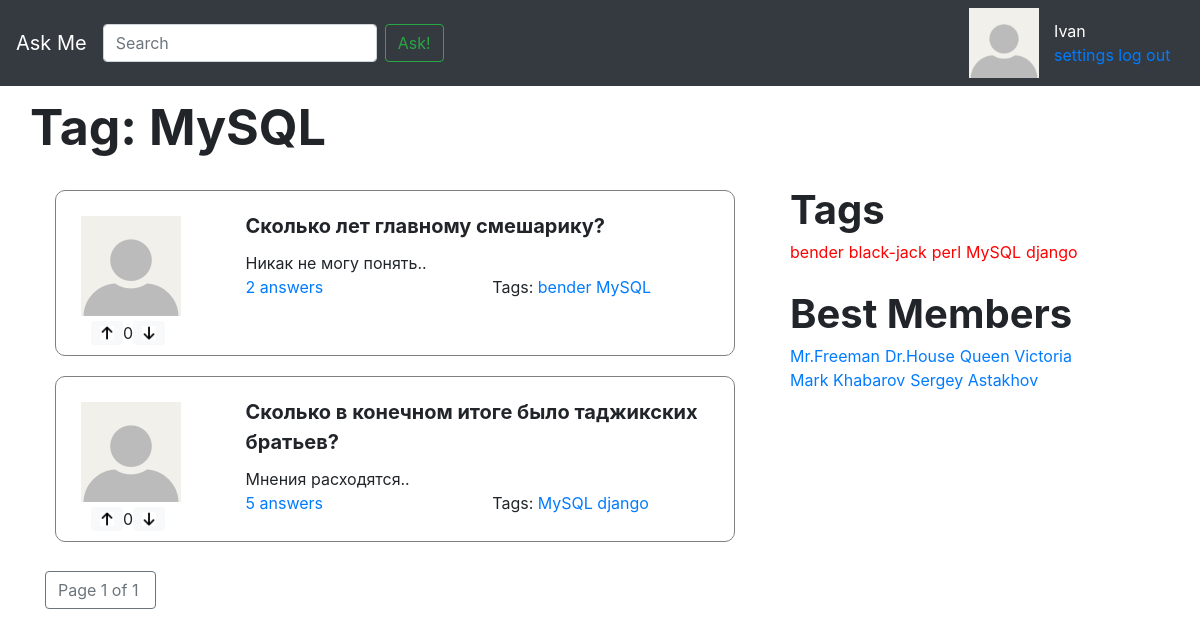
/tag/MySQL/, run on the app's committed database.
### app/models.py (models this page shows, shortened)
class Tag(models.Model):
	name = models.CharField(max_length = 256, verbose_name = 'Название тэга')
	objects = TagManager()
	def __str__(self):
		return self.name
	class Meta:
		verbose_name = 'Тэг'
		verbose_name_plural = 'Тэги'

class Question(models.Model):
	title = models.CharField(max_length = 256, verbose_name = 'Заголовок')
	text = models.TextField(verbose_name = 'Текст')
	date_create = models.DateField(auto_now_add=True, verbose_name = 'Дата создания')
	rating = models.IntegerField(verbose_name = 'Рейтинг')
	author = models.ForeignKey('User', on_delete = models.CASCADE, verbose_name = 'Автор')
	tags = models.ManyToManyField('Tag', verbose_name = 'Тэги')
	marks = GenericRelation(Mark)
	objects = QuestionManager()
	def count_answers(self):
		return Answer.objects.question_answers(self.pk).count()
	class Meta:
		verbose_name = 'Вопрос'
		verbose_name_plural = 'Вопросы'

class User(models.Model):
	author = models.OneToOneField('Profile', on_delete=models.CASCADE)
	objects = UserManager()
	def __str__(self):
		return self.author.user_name
	class Meta:
		verbose_name = 'Пользователь'
		verbose_name_plural = 'Пользователи'

class Profile(models.Model):
	user_name = models.CharField(max_length = 256, verbose_name = 'Имя в системе')
	email = models.EmailField(verbose_name = 'E-mail')
	class Meta:
		verbose_name = 'Профиль'
		verbose_name_plural = 'Профили'

### app/views.py (the view)
# urls.py: path('tag/<str:tag>/', views.tag_questions, name='tag'),
def tag_questions(request, tag):
	questions_for_this_tag = Question.objects.questions_by_tag(tag)
	page_obj = paginate(request, questions_for_this_tag)
	return render(request, 'tag_questions.html', {
        'page_obj': page_obj,
        'tag': tag,
    })

### app/models.py (called while the page is built)
	def get_all_users(self):
		return self.all()

	def count_rating(self):
		return self.filter(mark_type = Mark.MarkType.LIKE).count() - self.filter(mark_type = Mark.MarkType.DISLIKE).count()

	def questions_by_tag(self, tag):
		return self.filter(tags__name = tag)

	def question_answers(self, question_id):
		return self.filter(question__id = question_id).order_by('-rating', '-date_create')

	def get_all_tags(self):
		return self.all()

### app/views.py (called while the page is built)
def paginate(request, object_list, per_page=3):
    paginator = Paginator(object_list, per_page)
    page_number = request.GET.get('page')
    page_obj = paginator.get_page(page_number)
    return page_obj

### askme/context_processors.py (called while the page is built)
def tags(arg):
	tags = Tag.objects.get_all_tags()
	return { 'tags': tags }

def best_members(arg):
	best_members = User.objects.get_all_users()
	return { 'members': best_members }

### templates/tag_questions.html
{% extends 'inc/base.html' %}
{% load static %}
{% block header %}
    <span id="page_header">Tag: <span>{{ tag }}</span></span>
{% endblock header %}
{% block content %}
    {% for question in page_obj %}
        {% include 'inc/one_question.html' %}
    {% endfor %}
{% endblock content %}
{% block right %}
    {% include 'inc/tags_section.html' %}
{% endblock right %}

### templates/inc/one_question.html
{% load static %}
<div class="row question-box">
	<div class="col-3 question_box_left">
		<div class="row">
			<img src="{% static "img/111.jpg" %}" alt="My image" class="question-img">
		</div>
		<div class="row like_widget">
			<img class="btn btn-primary btn-sm btn-light" src="{% static 'img/like.jpg' %}" height="24">
            <div class="bd-highlight like-status"> {{ question.marks.count_rating }} </div>
            <img class="btn btn-primary btn-sm btn-light" src="{% static 'img/dislike.jpg' %}" height="24">
		</div>
	</div>
	<div class="col-9">
		<div class="question_box_right">
			<div class="question-title">{{ question.title }}</div>
			<div class="question-text">{{ question.text }}</div>
			<div class="row">
				<div class="col">
					<a class="ans_tag" href="{% url 'question_answers' question.id  %}">{{ question.count_answers }} answers</a>
				</div>
				<div class="col">
					<span class="ans_tag">Tags:</span>
					{% for tag in question.tags.get_all_tags %}
            			<a class="ans_tag" href="{% url 'tag' tag  %}">{{ tag }}</a>
        			{% endfor %}
				</div>
			</div>
		</div>
	</div>
</div>

### templates/inc/tags_section.html
<div>
    <div class="row">
        <span class="row tags_header">Tags</span>
    </div>
    <div class="row link_tags">
        {% for tag in tags %}
            <a class="sample_tag lang_tag" href="{% url 'tag' tag  %}">{{ tag }}</a>
        {% endfor %}
    </div>
</div>
<div>
    <div class="row">
        <span class="row tags_header">Best Members</span>
    </div>
    <div class="row link_tags">
        {% for member in members %}
            <a class="sample_tag" href="">{{ member }}</a>
        {% endfor %}
    </div>
</div>

### static/css/sticky-footer.css (style rules this page uses)
html { position: relative; min-height: 100%; }
body { margin-bottom: 60px; }

### static/css/container.css (style rules this page uses)
.question-box { border: 1px solid gray; padding: 10px; margin: 10px; border-radius: 10px; margin-bottom: 20px; }
.like_widget { margin-left: 10px; margin-top: 5px; }
#page_header { font-size: 50px; font-weight: bold; margin-bottom: 15px; }
.question-text { margin-top: 10px; }
.question-img { margin-left: 15px; margin-top: 15px; max-width: 150px; padding: 0px; }
.question-title { font-size: 20px; font-weight: bold; }
.tags_header { font-size: 40px; font-weight: bold; margin-left: 0px; }
.link_tags { margin-right: 25px; margin-bottom: 20px; }
.sample_tag { margin-right: 5px; }
.lang_tag { color: red; }
.question_box_right { margin-top: 10px; }

### data on the page
Tag: name "MySQL"
Question: marks.count_rating "0", title "Сколько лет главному смешарику?", text "Никак не могу понять..", count_answers "2"
Tag: name "bender"
Question: marks.count_rating "0", title "Сколько в конечном итоге было таджикских братьев?", text "Мнения расходятся..", count_answers "5"
Tag: name "django"
Tag: name "black-jack"
Tag: name "perl"
User: author.user_name "Mr.Freeman"
User: author.user_name "Dr.House"
User: author.user_name "Queen Victoria"
User: author.user_name "Mark Khabarov"
User: author.user_name "Sergey Astakhov"

### other printed values
{{ page_obj.number }} "1"
{{ page_obj.paginator.num_pages }} "1"
